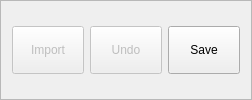
    <widget class="QFrame" name="fraBottoni">
     <property name="font">
      <font>
       <weight>50</weight>
       <bold>false</bold>
      </font>
     </property>
     <property name="frameShape">
      <enum>QFrame::StyledPanel</enum>
     </property>
     <property name="frameShadow">
      <enum>QFrame::Plain</enum>
     </property>
     <property name="lineWidth">
      <number>1</number>
     </property>
     <layout class="QHBoxLayout" name="horizontalLayout_3">
      <item>
       <widget class="QPushButton" name="cmdImport">
        <property name="enabled">
         <bool>false</bool>
        </property>
        <property name="minimumSize">
         <size>
          <width>72</width>
          <height>48</height>
         </size>
        </property>
        <property name="maximumSize">
         <size>
          <width>72</width>
          <height>48</height>
         </size>
        </property>
        <property name="font">
         <font>
          <family>MS Shell Dlg 2</family>
          <weight>50</weight>
          <bold>false</bold>
         </font>
        </property>
        <property name="toolTip">
         <string>Import User Data from another Cross Table File</string>
        </property>
        <property name="text">
         <string>Import</string>
        </property>
        <property name="checkable">
         <bool>false</bool>
        </property>
        <property name="autoDefault">
         <bool>false</bool>
        </property>
       </widget>
      </item>
      <item>
       <widget class="QPushButton" name="cmdUndo">
        <property name="enabled">
         <bool>false</bool>
        </property>
        <property name="minimumSize">
         <size>
          <width>72</width>
          <height>48</height>
         </size>
        </property>
        <property name="maximumSize">
         <size>
          <width>72</width>
          <height>48</height>
         </size>
        </property>
        <property name="font">
         <font>
          <family>MS Shell Dlg 2</family>
          <weight>50</weight>
          <bold>false</bold>
         </font>
        </property>
        <property name="toolTip">
         <string>Undo Changes</string>
        </property>
        <property name="text">
         <string>Undo</string>
        </property>
        <property name="checkable">
         <bool>false</bool>
        </property>
        <property name="autoDefault">
         <bool>false</bool>
        </property>
       </widget>
      </item>
      <item>
       <widget class="QPushButton" name="cmdSave">
        <property name="enabled">
         <bool>true</bool>
        </property>
        <property name="minimumSize">
         <size>
          <width>72</width>
          <height>48</height>
         </size>
        </property>
        <property name="maximumSize">
         <size>
          <width>72</width>
          <height>48</height>
         </size>
        </property>
        <property name="font">
         <font>
          <family>MS Shell Dlg 2</family>
          <weight>50</weight>
          <bold>false</bold>
         </font>
        </property>
        <property name="toolTip">
         <string>Save changes</string>
        </property>
        <property name="text">
         <string>Save</string>
        </property>
        <property name="checkable">
         <bool>false</bool>
        </property>
        <property name="autoDefault">
         <bool>false</bool>
        </property>
       </widget>
      </item>
     </layout>
    </widget>
